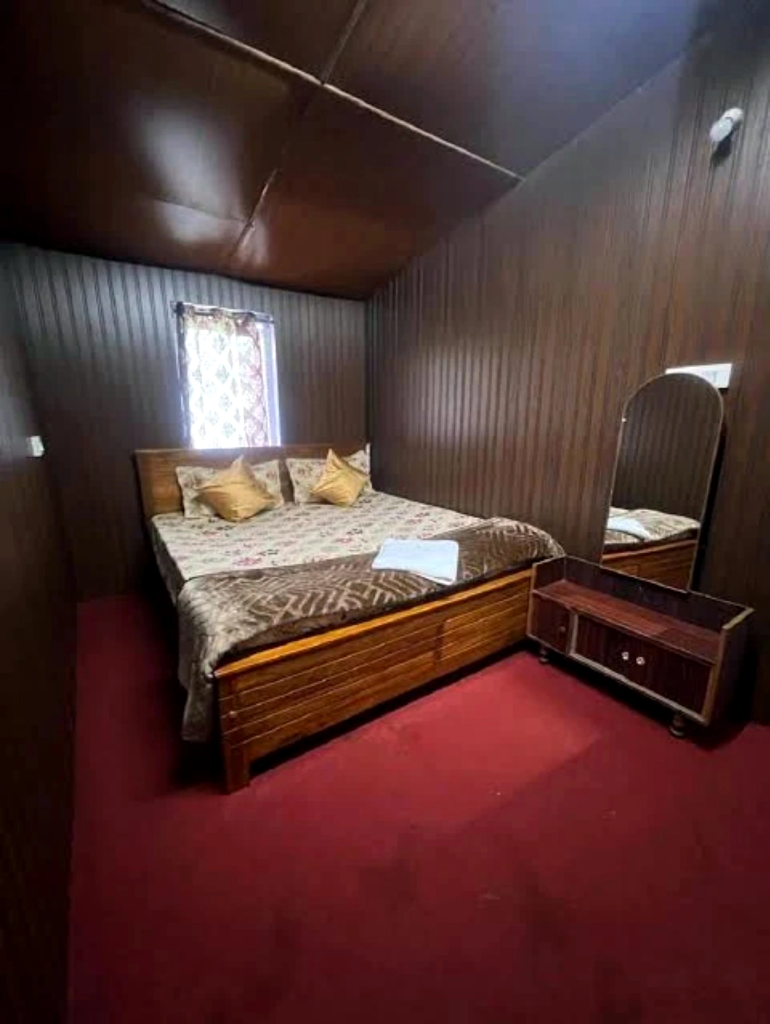
#> input picture assets/images/originals_backup/1000032836_professional.webp, 2308 x 3072 px, found by its file name (shown at 1/3 size)
$ python enhance_room_photos.py
#> lines starting #> are read from the running program, lines starting #| are printed output that depends on the picture
import os
import shutil
import cv2
import numpy as np
from PIL import Image

SOURCE_DIR = r"C:\Users\deena\OneDrive\Desktop\photos"
ASSETS_DIR = r"C:\Users\deena\OneDrive\Desktop\temp\assets\images"
BACKUP_DIR = os.path.join(ASSETS_DIR, "originals_backup")
os.makedirs(BACKUP_DIR, exist_ok=True)

ROOM_TARGETS = [
    {
        "id": "aframe",
        "name": "A-Frame Room",
        "filename": "1000032836_professional.webp",
        "out_filename": "1000032836_professional_4k.webp",
        "shadow_boost": 0.16,
        "highlight_recovery": 0.08,
        "clahe_clip": 1.2,
        "warmth_adjust": 1.02, # subtle natural warm wood tone
        "struct_sharp_amt": 0.40,
        "micro_sharp_amt": 0.30
    },
    {
        "id": "glasshouse",
        "name": "Glass House",
        "filename": "1000032837_professional.webp",
        "out_filename": "1000032837_professional_4k.webp",
        "shadow_boost": 0.18,
        "highlight_recovery": 0.10,
        "clahe_clip": 1.25,
        "warmth_adjust": 1.01,
        "struct_sharp_amt": 0.42,
        "micro_sharp_amt": 0.32
    },
    {
        "id": "suite",
        "name": "Luxurious Suite",
        "filename": "1000032838_professional.webp",
        "out_filename": "1000032838_professional_4k.webp",
        "shadow_boost": 0.14,
        "highlight_recovery": 0.12,
        "clahe_clip": 1.2,
        "warmth_adjust": 1.02,
        "struct_sharp_amt": 0.40,
        "micro_sharp_amt": 0.30
    },
    {
        "id": "standard",
        "name": "Standard Room",
        "filename": "1000032839_professional.webp",
        "out_filename": "1000032839_professional_4k.webp",
        "shadow_boost": 0.18,
        "highlight_recovery": 0.22, # High highlight recovery for blown window
        "clahe_clip": 1.15,
        "warmth_adjust": 1.02,
        "struct_sharp_amt": 0.38,
        "micro_sharp_amt": 0.28
    }
]

TARGET_LONG_SIDE = 3840

def enhance_and_upscale_photo(target_info):
    fname = target_info["filename"]
    out_fname = target_info["out_filename"]

    # Locate source file
    src_path = os.path.join(SOURCE_DIR, fname)
    if not os.path.exists(src_path):
        src_path = os.path.join(ASSETS_DIR, fname)
    if not os.path.exists(src_path):
        raise FileNotFoundError(f"Cannot find source {fname}")

    print(f"\n========================================================")
    print(f"Processing: {target_info['name']} ({fname})")
    print(f"Source: {src_path}")

    # 1. Backup original
    backup_path = os.path.join(BACKUP_DIR, fname)
    if not os.path.exists(backup_path):
        shutil.copy2(src_path, backup_path)
        print(f"  -> Backed up original to: {backup_path}")

    # 2. Load with PIL / convert to NumPy RGB float
    with Image.open(src_path) as pil_img:
#> pil_img is the input picture: PIL image 2308x3072 RGB; mean R, G, B 84.6, 53.8, 51.7
        orig_w, orig_h = pil_img.size
#> orig_w = 2308; orig_h = 3072
        img_rgb = np.array(pil_img.convert("RGB")).astype(np.float32) / 255.0

    print(f"  -> Original dimensions: {orig_w}x{orig_h}")
#|   -> Original dimensions: 2308x3072

    # 3. Color Space Conversion to LAB for clean separation of luminance & chrominance
    # Convert RGB float to uint8 for OpenCV cvtColor
    img_bgr = cv2.cvtColor((img_rgb * 255).astype(np.uint8), cv2.COLOR_RGB2BGR)
    lab = cv2.cvtColor(img_bgr, cv2.COLOR_BGR2LAB).astype(np.float32)

    L = lab[:, :, 0]  # 0 to 255
    A = lab[:, :, 1]  # 0 to 255 (128 is neutral)
    B = lab[:, :, 2]  # 0 to 255 (128 is neutral)

    # 4. Photographic Lighting & Tone Curve
    # A. Controlled Shadow Lift:
    # L_norm: 0 to 1
    L_norm = L / 255.0
    shadow_weight = np.clip((1.0 - L_norm) ** 2.0, 0.0, 1.0)
    shadow_lift = target_info["shadow_boost"] * shadow_weight * L_norm * 255.0

    # B. Highlight Recovery / Soft compression:
    highlight_weight = np.clip((L_norm - 0.70) / 0.30, 0.0, 1.0)
    highlight_compression = target_info["highlight_recovery"] * (highlight_weight ** 1.8) * 35.0
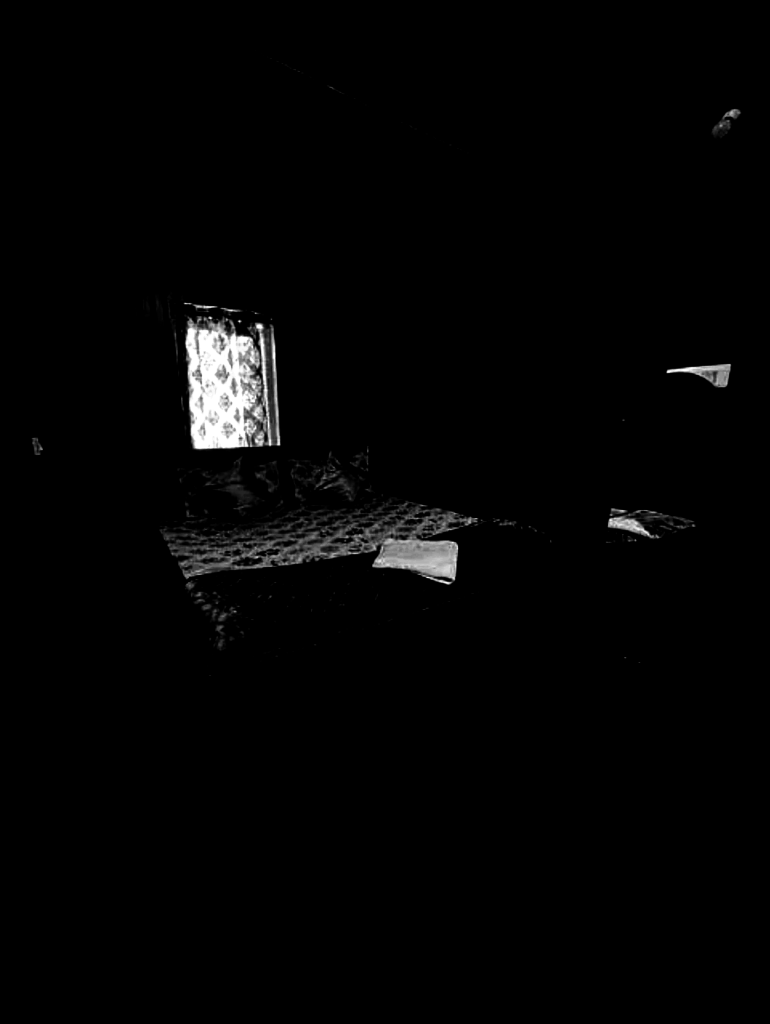
#> highlight_compression: shape (3072, 2308) float32 (shown at 1/3 size); min 0, max 2.8, mean 0.0473; drawn with min black and max white

    L_adjusted = np.clip(L + shadow_lift - highlight_compression, 0.0, 255.0).astype(np.uint8)

    # C. Natural Micro-Contrast via subtle CLAHE on Luminance
    clahe = cv2.createCLAHE(
        clipLimit=target_info["clahe_clip"],
        tileGridSize=(8, 8)
    )
    L_enhanced = clahe.apply(L_adjusted).astype(np.float32)
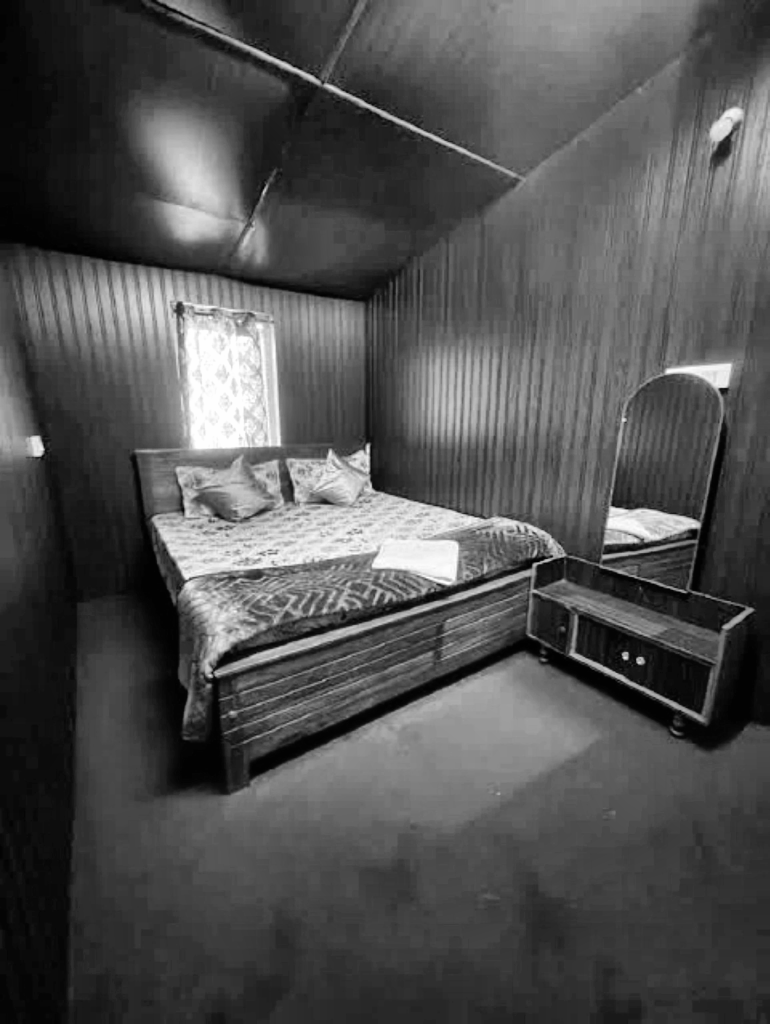
#> L_enhanced: shape (3072, 2308) float32 (shown at 1/3 size); min 0, max 254, mean 81.5

    # Blend 80% enhanced with 20% adjusted for ultra-natural roll-off
    L_final = np.clip(0.80 * L_enhanced + 0.20 * L_adjusted.astype(np.float32), 0.0, 255.0)

    # D. Color Balance & Natural Warmth
    # Gently nudge B channel (blue-yellow axis) for cozy warm wood feel while preserving neutral whites
    B_offset = (target_info["warmth_adjust"] - 1.0) * (B - 128.0)
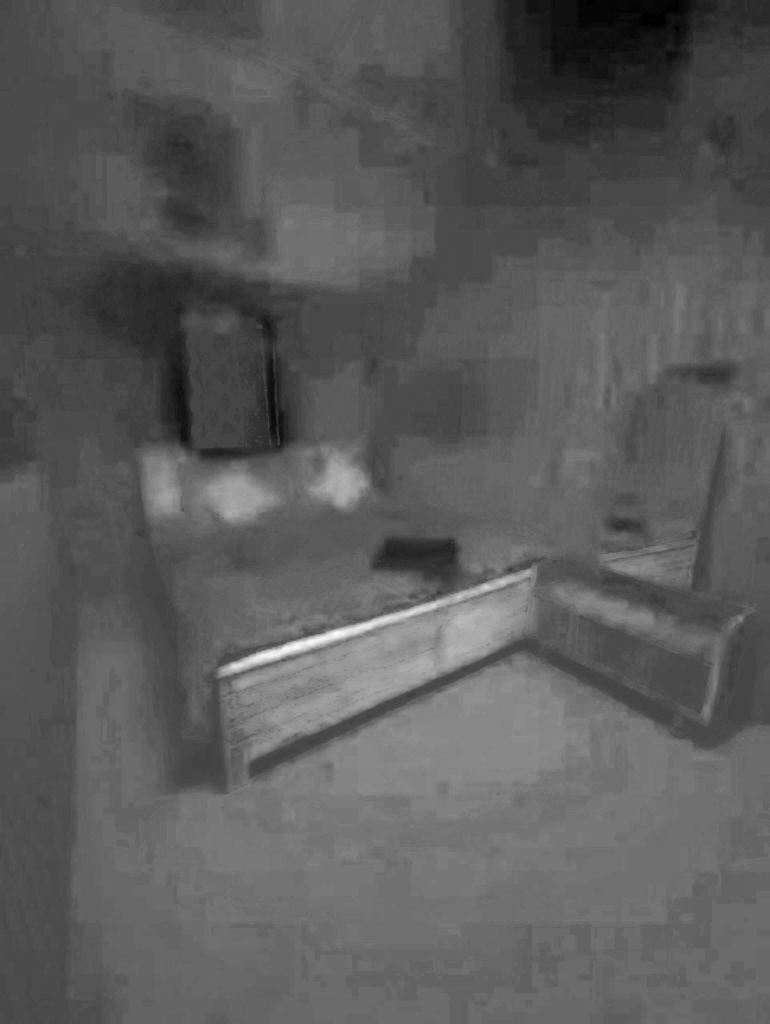
#> B_offset: shape (3072, 2308) float32 (shown at 1/3 size); min -0.52, max 1.38, mean 0.163; drawn with min black and max white
    B_final = np.clip(B + B_offset, 0.0, 255.0)
    A_final = A

    lab_enhanced = np.dstack([L_final, A_final, B_final]).astype(np.uint8)
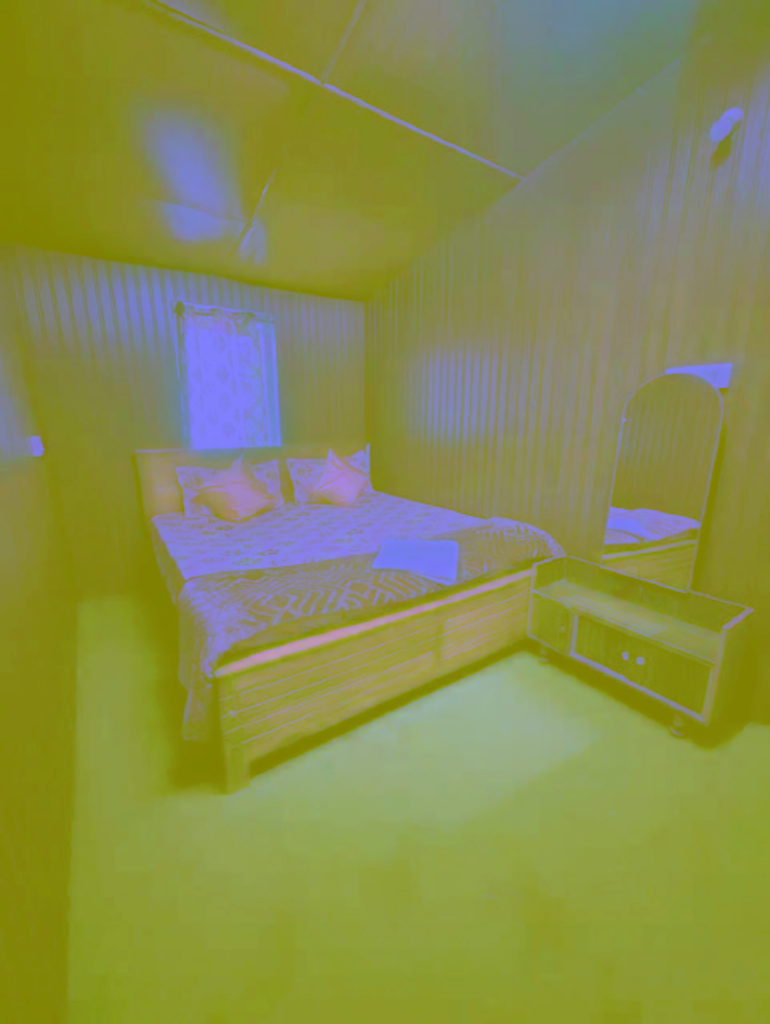
#> lab_enhanced: shape (3072, 2308, 3) (shown at 1/3 size); mean B, G, R 78.9, 141.5, 136
    enhanced_bgr = cv2.cvtColor(lab_enhanced, cv2.COLOR_LAB2BGR)
    enhanced_rgb = cv2.cvtColor(enhanced_bgr, cv2.COLOR_BGR2RGB)

    # 5. 4K Precision Upscaling with Lanczos-4
    # Calculate target dimensions preserving exact aspect ratio
    scale = TARGET_LONG_SIDE / float(max(orig_w, orig_h))
#> scale = 1.25
    target_w = round(orig_w * scale)
#> target_w = 2885
    target_h = round(orig_h * scale)
#> target_h = 3840
    # Ensure even dimensions
    target_w = target_w if target_w % 2 == 0 else target_w + 1
#> target_w = 2886
    target_h = target_h if target_h % 2 == 0 else target_h + 1

    print(f"  -> 4K Target Dimensions: {target_w}x{target_h} (scale factor: {scale:.3f}x)")
#|   -> 4K Target Dimensions: 2886x3840 (scale factor: 1.250x)

    upscaled = cv2.resize(enhanced_rgb, (target_w, target_h), interpolation=cv2.INTER_LANCZOS4)

    # 6. Intelligent Dual-Scale Photographic Sharpening
    # Scale 1: Structural sharpness (edges, architectural beams, window frames)
    blur_struct = cv2.GaussianBlur(upscaled, (0, 0), sigmaX=1.8, sigmaY=1.8)
    struct_mask = upscaled.astype(np.float32) - blur_struct.astype(np.float32)
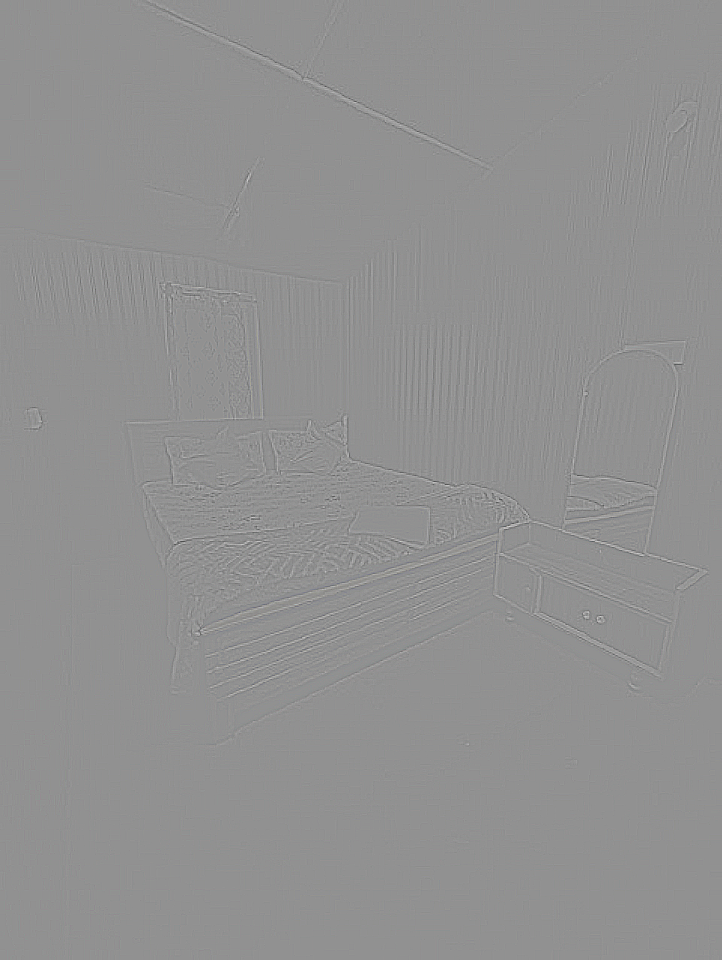
#> struct_mask: shape (3840, 2886, 3) float32 (shown at 1/4 size); mean R, G, B 0, 0, 0; drawn with min black and max white

    # Scale 2: Micro-texture (wood grain, linen weave, bedding texture)
    blur_micro = cv2.GaussianBlur(upscaled, (0, 0), sigmaX=0.8, sigmaY=0.8)
    micro_mask = upscaled.astype(np.float32) - blur_micro.astype(np.float32)
    # Apply soft threshold to micro mask to avoid amplifying noise
    micro_mask_thresholded = np.where(np.abs(micro_mask) < 1.5, 0.0, micro_mask)

    sharpened = upscaled.astype(np.float32) + \
                target_info["struct_sharp_amt"] * struct_mask + \
                target_info["micro_sharp_amt"] * micro_mask_thresholded

    sharpened_clipped = np.clip(sharpened, 0.0, 255.0).astype(np.uint8)

    # 7. Save 4K Master WebP
    out_path = os.path.join(ASSETS_DIR, out_fname)
    final_pil = Image.fromarray(sharpened_clipped)
    final_pil.save(out_path, "WEBP", quality=96, method=6)

    out_size = os.path.getsize(out_path)
    print(f"  -> Saved 4K Enhanced: {out_path} ({out_size:,} bytes, {out_size/1024:.1f} KB)")

    return {
        "name": target_info["name"],
        "orig_dims": f"{orig_w}x{orig_h}",
        "new_dims": f"{target_w}x{target_h}",
        "file_size_kb": round(out_size / 1024, 1),
        "output_path": out_path
    }

if __name__ == "__main__":
    results = []
    for target in ROOM_TARGETS:
        res = enhance_and_upscale_photo(target)
        results.append(res)
#> pass 2 of the loop `for target in ROOM_TARGETS:`:
#| Processing: Glass House (1000032837_professional.webp)
#| Source: C:\Users\deena\OneDrive\Desktop\photos/1000032837_professional.webp
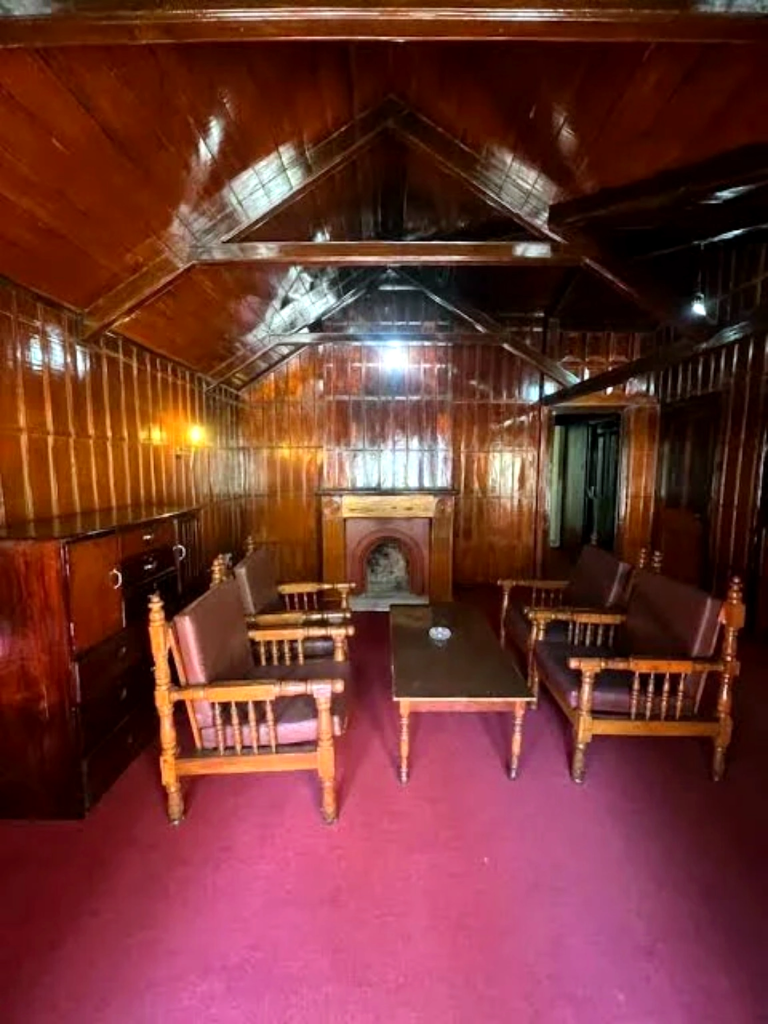
#> input picture assets/images/1000032837_professional.webp, 2304 x 3072 px, found by its file name (shown at 1/3 size)
#> in enhance_and_upscale_photo, pil_img is the input picture: PIL image 2304x3072 RGB; mean R, G, B 113.5, 54.8, 50.8
#> img_rgb: shape (3072, 2304, 3) float32
#|   -> Original dimensions: 2304x3072
#> img_bgr: shape (3072, 2304, 3)
#> lab: shape (3072, 2304, 3) float32
#> L: shape (3072, 2304) float32
#> A: shape (3072, 2304) float32
#> B: shape (3072, 2304) float32
#> L_norm: shape (3072, 2304) float32
#> shadow_weight: shape (3072, 2304) float32
#> shadow_lift: shape (3072, 2304) float32
#> highlight_weight: shape (3072, 2304) float32
#> in enhance_and_upscale_photo (call 2), `highlight_compression = target_info["highlight_recovery"] * (highlight..`:
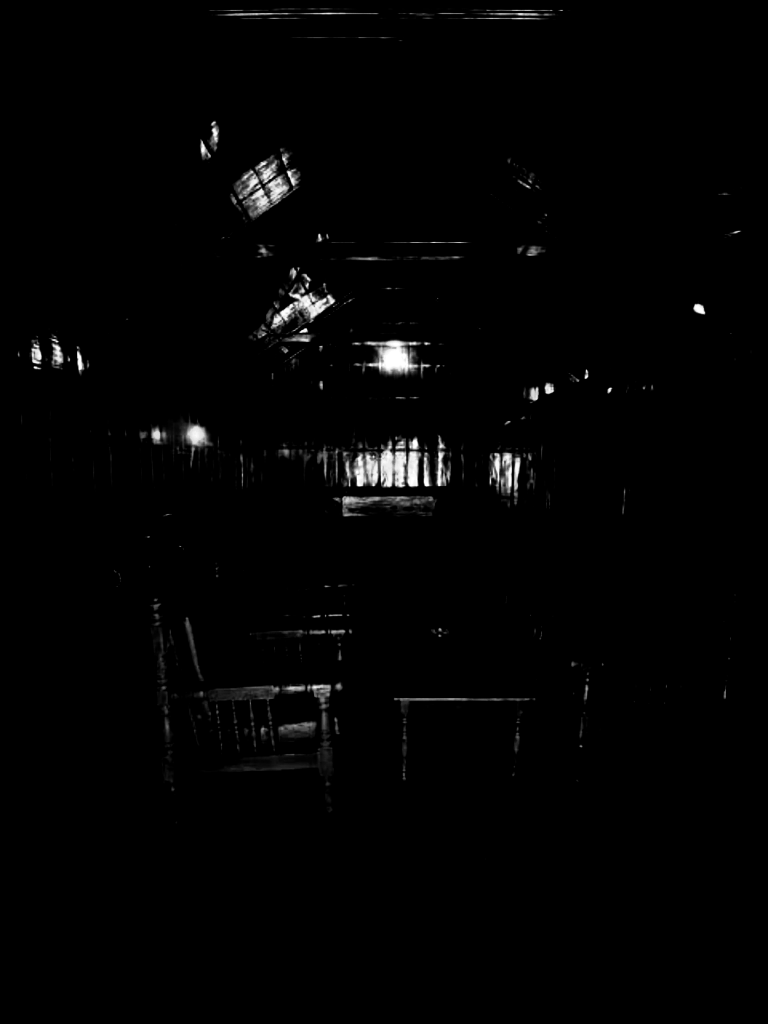
#> highlight_compression: shape (3072, 2304) float32 (shown at 1/3 size); min 0, max 3.5, mean 0.0443; drawn with min black and max white
#> L_adjusted: shape (3072, 2304)
#> in enhance_and_upscale_photo (call 2), `L_enhanced = clahe.apply(L_adjusted).astype(np.float32)`:
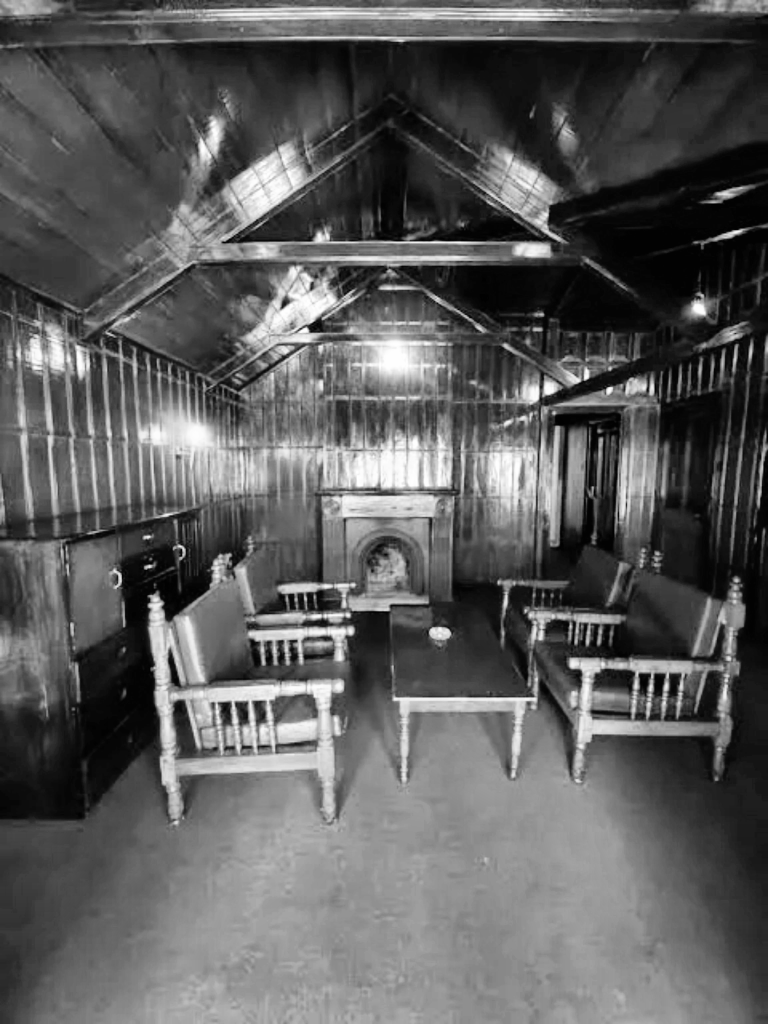
#> L_enhanced: shape (3072, 2304) float32 (shown at 1/3 size); min 1, max 255, mean 92.4
#> L_final: shape (3072, 2304) float32
#> (the run stopped early here; a loop or call above may not have finished)
